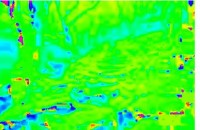
#> input picture BSCOMPUTER ENGINEERING/4th YEAR OF COMPUTER ENGINEERING/7th SEMESTER/DIGITAL IMAGE PROCESSING/FINALTERMPREPARATIONPROGRAMS/The HSI Model.jpg, 200 x 130 px
$ python 'The HSI Model.py'
#> lines starting #> are read from the running program, lines starting #| are printed output that depends on the picture
import cv2
import numpy as np
import matplotlib.pyplot as plt
# Read the RGB image and normalize it to [0, 1]
Img = cv2.imread('import cv2')
import numpy as np
import matplotlib.pyplot as plt
# Read the RGB image and normalize it to [0, 1]
Img = cv2.imread('The HSI Model.jpg')
#> Img is the input picture: shape (130, 200, 3); mean B, G, R 54.7, 243.6, 56.5
Img = cv2.cvtColor(Img, cv2.COLOR_BGR2RGB) # Convert BGR to RGB
Img = Img.astype(np.float32) / 255.0 # Normalize to range [0, 1]
# Display the original image
plt.figure()
plt.imshow(Img)
plt.title("Original RGB Image")
plt.axis('off')
Img = cv2.cvtColor(Img, cv2.COLOR_BGR2RGB) # Convert BGR to RGB
Img = Img.astype(np.float32) / 255.0 # Normalize to range [0, 1]
# Display the original image
plt.figure()
plt.imshow(Img)
plt.title("Original RGB Image")
plt.axis('off')
# Extract R, G, B channels
R = Img[:, :, 0]
G = Img[:, :, 1]
B = Img[:, :, 2]
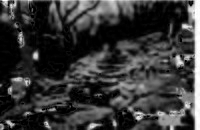
#> B: shape (130, 200) float32; min 0, max 0.00392, mean 0.000869; drawn with min black and max white
# Hue calculation
numerator = 0.5 * (R - G + R - B)
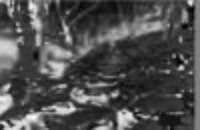
#> numerator: shape (130, 200) float32; min -0.00369, max 0.00352, mean -0.00147; drawn with min black and max white
denominator = np.sqrt((R - G) ** 2 + (R - B) * (G - B)) + 1e-7 # Avoid division by zero
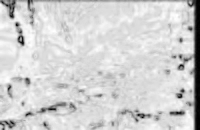
#> denominator: shape (130, 200) float32; min 1e-07, max 0.00392, mean 0.00322; drawn with min black and max white
H = np.arccos(numerator / denominator)
# Adjust H where B > G
H[B > G] = 2 * np.pi - H[B > G]
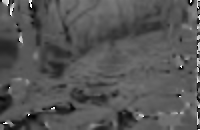
#> H: shape (130, 200) float32; min 0.0101, max 6.27, mean 2.12; drawn with min black and max white
H = H / (2 * np.pi) # Normalize to range [0, 1]
# Intensity calculation
I = (R + G + B) / 3
# Saturation calculation
minRGB = np.minimum(np.minimum(R, G), B)
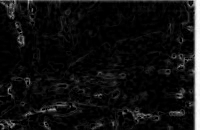
#> minRGB: shape (130, 200) float32; min 0, max 0.00392, mean 0.000269; drawn with min black and max white
S = 1 - 3 * minRGB / (R + G + B + 1e-7) # Avoid division by zero
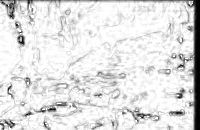
#> S: shape (130, 200) float32; min 8.46e-06, max 1, mean 0.881
# Combine H, S, and I into one visualization
HSI = np.stack((H, S, I), axis=-1)
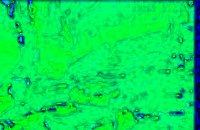
#> HSI: shape (130, 200, 3) float32; mean of channels 0, 1, 2 0.337, 0.881, 0.00182; drawn as B, G, R
# Display H, S, and I components
plt.figure(figsize=(12, 4))
# Hue
plt.subplot(1, 3, 1)
plt.imshow(H, cmap='hsv')
plt.title("Hue")
plt.axis('off')
# Saturation
plt.subplot(1, 3, 2)
plt.imshow(S, cmap='gray')
plt.title("Saturation")
plt.axis('off')
# Intensity
plt.subplot(1, 3, 3)
plt.imshow(I, cmap='gray')
plt.title("Intensity")
plt.axis('off')
plt.tight_layout()
plt.show()

$ run again, with BSCOMPUTER ENGINEERING/4th YEAR OF COMPUTER ENGINEERING/7th SEMESTER/DIGITAL IMAGE PROCESSING/FINALTERMPREPARATIONPROGRAMS/APPLEANDTREE.jpg copied over BSCOMPUTER ENGINEERING/4th YEAR OF COMPUTER ENGINEERING/7th SEMESTER/DIGITAL IMAGE PROCESSING/FINALTERMPREPARATIONPROGRAMS/The HSI Model.jpg
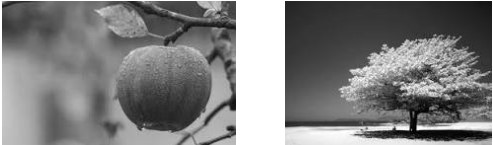
#> input picture BSCOMPUTER ENGINEERING/4th YEAR OF COMPUTER ENGINEERING/7th SEMESTER/DIGITAL IMAGE PROCESSING/FINALTERMPREPARATIONPROGRAMS/APPLEANDTREE.jpg, 493 x 145 px
#> Img is the input picture: shape (145, 493, 3); min 0, max 255, mean 125.9
#> numerator: shape (145, 493) float32; every value is 0
#> denominator: shape (145, 493) float32; every value is 1e-07
#> `HSI = np.stack((H, S, I), axis=-1)`:
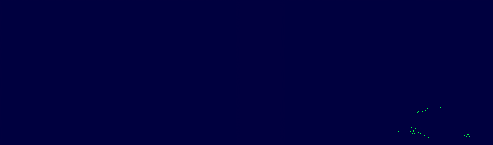
#> HSI: shape (145, 493, 3) float32; mean of channels 0, 1, 2 0.25, 0.000348, 0.00194; drawn as B, G, R
#> `plt.show()`:
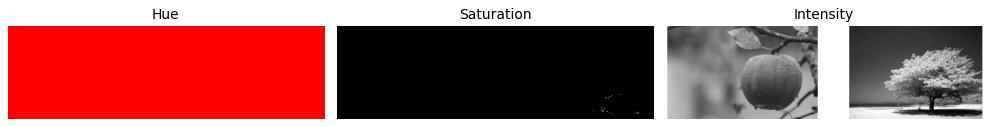
#> figure drawn by matplotlib, 3 panels
